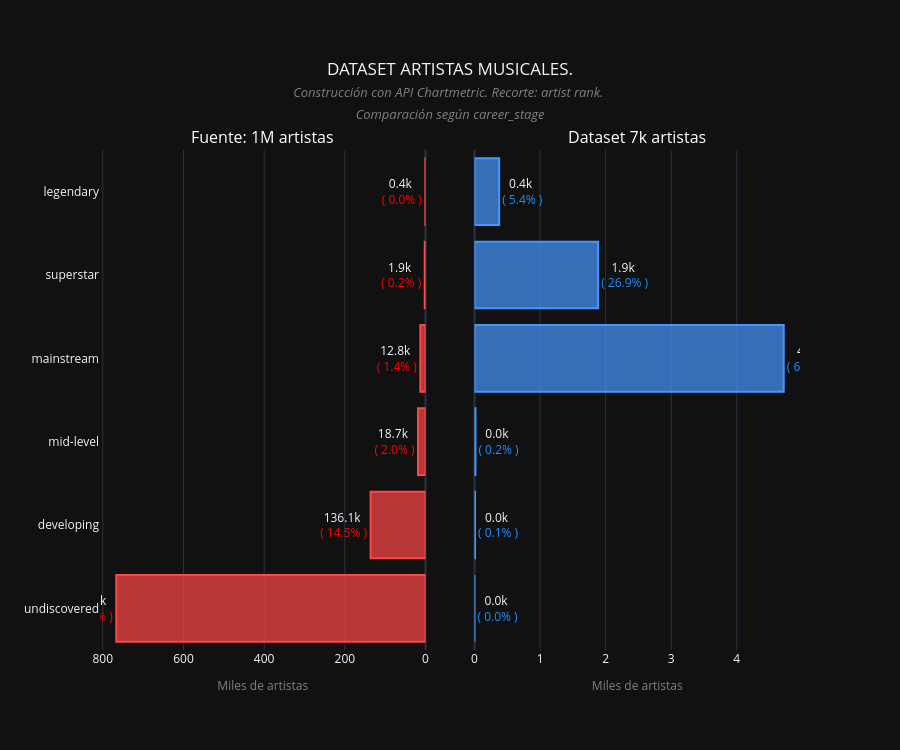

Here is the notebook cell this chart was saved with:
### Code cell
import plotly.graph_objects as go
from plotly.subplots import make_subplots

# 1. Definir la figura con títulos de subplots (subplot_titles se encarga de ponerlos arriba)
fig = make_subplots(
    rows=1, cols=2, 
    shared_yaxes=True, 
    horizontal_spacing=0.07,
    subplot_titles=("Fuente: 1M artistas", "Dataset 7k artistas") # <--- Títulos arriba
)

# Gráfico Izquierda: 1M de artistas (Rojo)
fig.add_trace(
    go.Bar(
        y=labels, x=val2, name='Fuente: 1 millón de artistas',
        orientation='h',
        marker=dict(color='rgba(255, 71, 71, 0.7)', line=dict(color='rgba(255, 71, 71, 1.0)', width=2)),
        customdata=pct2,
        hovertemplate='<b>%{y}</b><br>Cantidad: %{x}k<br>Porcentaje: %{customdata:.1f}%<extra></extra>',
        text=[f"{v:.1f}k <br><span style='color:red'>( {p:.1f}% )</span>" for v, p in zip(val2, pct2)],
        textposition='outside'
    ), row=1, col=1
)

# Gráfico Derecha: Dataset 7k (Azul)
fig.add_trace(
    go.Bar(
        y=labels, x=val1, name='Dataset 7.000 artistas',
        orientation='h',
        marker=dict(color='rgba(71, 150, 255, 0.7)', line=dict(color='rgba(71, 150, 255, 1.0)', width=2)),
        customdata=pct1,
        hovertemplate='<b>%{y}</b><br>Cantidad: %{x}k<br>Porcentaje: %{customdata:.1f}%<extra></extra>',
        text=[f"{v:.1f}k <br><span style='color:dodgerblue'>( {p:.1f}% )</span>" for v, p in zip(val1, pct1)],
        textposition='outside'
    ), row=1, col=2
)

# 2. Configuración estética y ejes
fig.update_layout(
    title_text="DATASET ARTISTAS MUSICALES.<br><span style='font-size:13px; color:gray; font-style:italic'>Construcción con API Chartmetric. Recorte: artist rank. <br>Comparación según career_stage</span>",
    title_x=0.5,
    template='plotly_dark',
    showlegend=False,
    height=750,
    margin=dict(t=150, b=100, l=100, r=100), # Aumentamos margen superior para los títulos
)

# Personalizar ejes X: cuerpo más pequeño (size=10) y color gris (gray)
fig.update_xaxes(
    title_text="Miles de artistas", 
    title_font=dict(size=12, color='gray'), # <--- Aquí ajustas el estilo
    row=1, col=1, 
    autorange='reversed'
)

fig.update_xaxes(
    title_text="Miles de artistas", 
    title_font=dict(size=12, color='gray'), # <--- Lo mismo para el segundo eje
    row=1, col=2
)
# Ajustar tamaño de los títulos de los subplots (arriba)
fig.update_annotations(font_size=16, font_color="white")

fig.show()

# Guarda el gráfico en un archivo local
fig.write_html("construccion_dataset_bycareerstage.html")

### Figure 1 — Plotly figure (JSON) as saved in the notebook; plotly's stock layout.template omitted (floating-point values rounded to 4 significant figures)
{"data": [{"customdata": [81.86, 14.53, 1.993, 1.37, 0.2008, 0.03941], "hovertemplate": "<b>%{y}</b><br>Cantidad: %{x}k<br>Porcentaje: %{customdata:.1f}%<extra></extra>", "marker": {"color": "rgba(255, 71, 71, 0.7)", "line": {"color": "rgba(255, 71, 71, 1.0)", "width": 2}}, "name": "Fuente: 1 millón de artistas", "orientation": "h", "text": ["766.6k <br><span style='color:red'>( 81.9% )</span>", "136.1k <br><span style='color:red'>( 14.5% )</span>", "18.7k <br><span style='color:red'>( 2.0% )</span>", "12.8k <br><span style='color:red'>( 1.4% )</span>", "1.9k <br><span style='color:red'>( 0.2% )</span>", "0.4k <br><span style='color:red'>( 0.0% )</span>"], "textposition": "outside", "type": "bar", "x": [766.6, 136.1, 18.66, 12.83, 1.88, 0.369], "xaxis": "x", "y": ["undiscovered", "developing", "mid-level", "mainstream", "superstar", "legendary"], "yaxis": "y"}, {"customdata": [0, 0.1143, 0.2, 67.37, 26.94, 5.371], "hovertemplate": "<b>%{y}</b><br>Cantidad: %{x}k<br>Porcentaje: %{customdata:.1f}%<extra></extra>", "marker": {"color": "rgba(71, 150, 255, 0.7)", "line": {"color": "rgba(71, 150, 255, 1.0)", "width": 2}}, "name": "Dataset 7.000 artistas", "orientation": "h", "text": ["0.0k <br><span style='color:dodgerblue'>( 0.0% )</span>", "0.0k <br><span style='color:dodgerblue'>( 0.1% )</span>", "0.0k <br><span style='color:dodgerblue'>( 0.2% )</span>", "4.7k <br><span style='color:dodgerblue'>( 67.4% )</span>", "1.9k <br><span style='color:dodgerblue'>( 26.9% )</span>", "0.4k <br><span style='color:dodgerblue'>( 5.4% )</span>"], "textposition": "outside", "type": "bar", "x": [0, 0.008, 0.014, 4.716, 1.886, 0.376], "xaxis": "x2", "y": ["undiscovered", "developing", "mid-level", "mainstream", "superstar", "legendary"], "yaxis": "y2"}], "layout": {"annotations": [{"font": {"color": "white", "size": 16}, "showarrow": false, "text": "Fuente: 1M artistas", "x": 0.2325, "xanchor": "center", "xref": "paper", "y": 1, "yanchor": "bottom", "yref": "paper"}, {"font": {"color": "white", "size": 16}, "showarrow": false, "text": "Dataset 7k artistas", "x": 0.7675, "xanchor": "center", "xref": "paper", "y": 1, "yanchor": "bottom", "yref": "paper"}], "height": 750, "margin": {"b": 100, "l": 100, "r": 100, "t": 150}, "showlegend": false, "title": {"text": "DATASET ARTISTAS MUSICALES.<br><span style='font-size:13px; color:gray; font-style:italic'>Construcción con API Chartmetric. Recorte: artist rank. <br>Comparación según career_stage</span>", "x": 0.5}, "xaxis": {"anchor": "y", "autorange": "reversed", "domain": [0, 0.465], "title": {"font": {"color": "gray", "size": 12}, "text": "Miles de artistas"}}, "xaxis2": {"anchor": "y2", "domain": [0.535, 1.0], "title": {"font": {"color": "gray", "size": 12}, "text": "Miles de artistas"}}, "yaxis": {"anchor": "x", "domain": [0, 1]}, "yaxis2": {"anchor": "x2", "domain": [0, 1], "matches": "y", "showticklabels": false}}}
